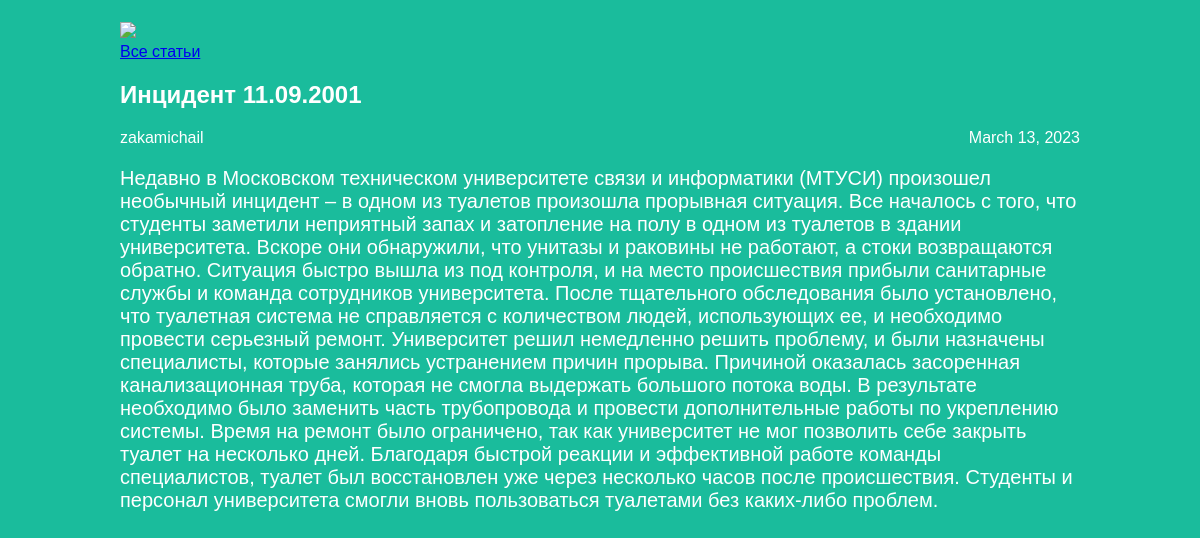
The app's page /article/1 with its own data.
### articles/models.py (models this page shows, shortened)
class Article(models.Model):
    title = models.CharField(max_length=200)
    author = models.ForeignKey(User, on_delete=models.CASCADE)
    text = models.TextField()
    created_date = models.DateField(auto_now_add=True)
    def get_excerptlong(self):
        return self.text

### articles/views.py (the view)
# urls.py: re_path(r'^article/(?P<article_id>\d+)$', views.get_article, name='get_article'),
def get_article(request, article_id):
    try:
        post = Article.objects.get(id=article_id)
        return render(request, 'article.html', {"post": post})
    except Article.DoesNotExist:
        raise Http404

### articles/templates/article.html (shortened to what this page needs)
<!DOCTYPE html>
<html>
<head>
	{% load static %}
	<link rel="stylesheet" href="{{ STATIC_URL }}/static/articles.css">
</head>
<body>
	<div class="archive">
	<div class="header">
	<p>
	{% load static %}
	<img src="http://isua-mtuci.ru/images/logo_mtuci.png"/>
	</p>
<a class="link" href="http://127.0.0.1:8000/articles">Все статьи</a>
	</div>
<div class="one-post">
<h2 class="post-title">{{post.title}}</h2>
	<div class="article-info">
<div class="article-author">{{ post.author.username }}</div>
<div class="article-created-date">{{ post.created_date }}</div>
</div>
<p class="article-text">{{ post.get_excerptlong }}</p>
</div>
</div>
</body>
</html>

### articles/static/articles.css (style rules this page uses)
p, h4 { font-size: 20px; margin-bottom: 0; }
img { height: 30px; width: auto; }

### records on screen
Article: title "Инцидент 11.09.2001", author.username "zakamichail", created_date "March 13, 2023", get_excerptlong "Недавно в Московском техническом университете связи и информатики (МТУСИ) произошел необычный инцидент – в одном из туалетов произошла прорывная ситуация. Все началось с того, что студенты заметили неприятный запах и затопление на полу в одном из туалетов в здании университета. Вскоре они обнаружили, что унитазы и раковины не работают, а стоки возвращаются обратно. Ситуация быстро вышла из под контроля, и на место происшествия прибыли санитарные службы и команда сотрудников университета. После тщательного обследования было установлено, что туалетная система не справляется с количеством людей, использующих ее, и необходимо провести серьезный ремонт. Университет решил немедленно решить…"
